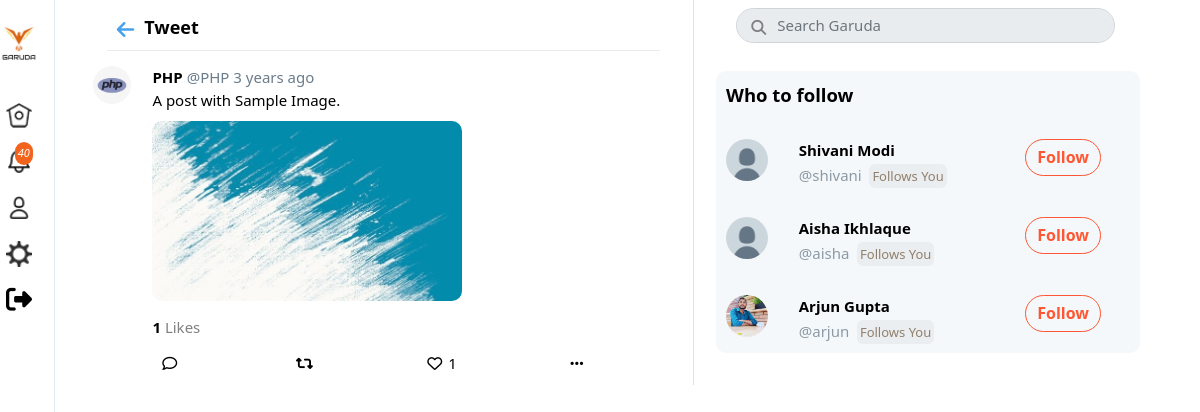
The app's page /status/733 (signed in) with its own data.
### tables this page shows
CREATE TABLE `users` (
  `id` int(11) NOT NULL,
  `username` varchar(40) NOT NULL,
  `email` varchar(255) NOT NULL,
  `password` varchar(32) NOT NULL,
  `name` varchar(40) NOT NULL,
  `img` varchar(255) NOT NULL DEFAULT 'default.jpg',
  `imgCover` varchar(255) NOT NULL DEFAULT 'cover.png',
  `bio` varchar(140) NOT NULL DEFAULT '',
  `location` varchar(255) NOT NULL DEFAULT '',
  `website` varchar(255) NOT NULL DEFAULT ''
);

CREATE TABLE `posts` (
  `id` int(11) NOT NULL,
  `user_id` int(11) NOT NULL,
  `post_on` datetime NOT NULL
);

CREATE TABLE `tweets` (
  `post_id` int(11) NOT NULL,
  `status` varchar(140) DEFAULT NULL,
  `img` text DEFAULT NULL
);

### status.php (the view, shortened to what the rows shown need)
<?php
   include 'core/init.php';
   $user_id = $_SESSION['user_id'];
   $tweet_id =  $_GET['post_id'];
   $tweet = Tweet::getData($tweet_id);
   $who_users = Follow::whoToFollow($user_id);
?>
<!DOCTYPE html>
<html lang="en">
<head>
    <link rel="stylesheet" href="assets/css/bootstrap.min.css">
    <link rel="stylesheet" href="assets/css/all.min.css">
    <link rel="stylesheet" href="assets/css/home_style.css?v=<?php echo time(); ?>">
</head>
<body>
    <div id="mine">
      <div class="grid-posts">
        <div class="border-right">
          <?php
                $retweet_comment =false;
                $qoq = false;
            if (Tweet::isTweet($tweet->id)) {
              $tweet_user = User::getData($tweet->user_id) ;
              $tweet_real = Tweet::getTweet($tweet->id);
              $timeAgo = Tweet::getTimeAgo($tweet->post_on) ;
              $likes_count = Tweet::countLikes($tweet->id) ;
            } else if (Tweet::isRetweet($tweet->id)) {
              $retweet = Tweet::getRetweet($tweet->id);
              if ($retweet->retweet_msg == null) {
                    if ($retweet->retweet_id == null) {
                      $retweeted_tweet = Tweet::getTweet($retweet->tweet_id);
                    $tweet_user = User::getData($retweeted_tweet->user_id) ;
                    $tweet_real = Tweet::getTweet($retweet->tweet_id);
                    $timeAgo = Tweet::getTimeAgo($tweet_real->post_on) ;
                    $likes_count = Tweet::countLikes($retweet->tweet_id) ;
                    $user_like_it = Tweet::userLikeIt($user_id ,$retweet->tweet_id);
                    $retweets_count = Tweet::countRetweets($retweet->tweet_id) ;
                    $user_retweeted_it = Tweet::userRetweeetedIt($user_id ,$retweet->tweet_id);
                    $retweeted_user = User::getData($tweet->user_id);
                    $retweet_sign = true;
                    } else {
                    $retweeted_tweet = Tweet::getRetweet($retweet->retweet_id);
                        if($retweeted_tweet->tweet_id != null) {
                        $tweet_user = User::getData($retweeted_tweet->user_id) ;
                        $timeAgo = Tweet::getTimeAgo($retweeted_tweet->post_on) ;
                        $likes_count = Tweet::countLikes($retweeted_tweet->post_id) ;
                        $user_like_it = Tweet::userLikeIt($user_id ,$retweeted_tweet->post_id);
                        $retweets_count = Tweet::countRetweets($retweeted_tweet->post_id) ;
                        $user_retweeted_it = Tweet::userRetweeetedIt($user_id ,$retweeted_tweet->post_id);
                        $tweet_inner = Tweet::getTweet($retweeted_tweet->tweet_id);
                        $user_inner_tweet = User::getData($tweet_inner->user_id) ;
                        $timeAgo_inner = Tweet::getTimeAgo($tweet_inner->post_on);
                        $retweeted_user = User::getData($tweet->user_id);
                        $retweet_sign = true;
                        $qoute = $retweeted_tweet->retweet_msg;
                        $retweet_comment = true;
                        } else {
                        $retweet_sign = true;
                        $tweet_user = User::getData($retweeted_tweet->user_id) ;
                         $timeAgo = Tweet::getTimeAgo($retweeted_tweet->post_on) ;
                        $likes_count = Tweet::countLikes($retweeted_tweet->post_id) ;
                        $user_like_it = Tweet::userLikeIt($user_id ,$retweeted_tweet->post_id);
                        $retweets_count = Tweet::countRetweets($retweeted_tweet->post_id) ;
                        $user_retweeted_it = Tweet::userRetweeetedIt($user_id ,$retweeted_tweet->post_id);
                        $qoq = true;
                        $qoute = $retweeted_tweet->retweet_msg;
                        $tweet_inner = Tweet::getRetweet($retweeted_tweet->retweet_id);
                        $user_inner_tweet = User::getData($tweet_inner->user_id) ;
                        $timeAgo_inner = Tweet::getTimeAgo($tweet_inner->post_on);
                        $inner_qoute  = $tweet_inner->retweet_msg;
                        $retweeted_user = User::getData($tweet->user_id);
                        }
                    }
            } else {
              if ($retweet->retweet_id == null) {
              $tweet_user = User::getData($tweet->user_id) ;
              $timeAgo = Tweet::getTimeAgo($tweet->post_on) ;
              $likes_count = Tweet::countLikes($tweet->id) ;
              $user_like_it = Tweet::userLikeIt($user_id ,$tweet->id);
              $retweets_count = Tweet::countRetweets($tweet->id) ;
              $user_retweeted_it = Tweet::userRetweeetedIt($user_id ,$tweet->id);
              $qoute = $retweet->retweet_msg;
              $retweet_comment = true;
              $tweet_inner = Tweet::getTweet($retweet->tweet_id);
              $user_inner_tweet = User::getData($tweet_inner->user_id) ;
              $timeAgo_inner = Tweet::getTimeAgo($tweet_inner->post_on);
            } else {
            $tweet_user = User::getData($tweet->user_id) ;
            $timeAgo = Tweet::getTimeAgo($tweet->post_on) ;
            $likes_count = Tweet::countLikes($tweet->id) ;
            $user_like_it = Tweet::userLikeIt($user_id ,$tweet->id);
            $retweets_count = Tweet::countRetweets($tweet->id) ;
            $user_retweeted_it = Tweet::userRetweeetedIt($user_id ,$tweet->id);
            $qoute = $retweet->retweet_msg;
            $qoq = true;
            $tweet_inner = Tweet::getRetweet($retweet->retweet_id);
            $user_inner_tweet = User::getData($tweet_inner->user_id) ;
            $timeAgo_inner = Tweet::getTimeAgo($tweet_inner->post_on);
            $inner_qoute = $tweet_inner->retweet_msg;
            if($inner_qoute == null) {
              $tweet_innerr = Tweet::getRetweet($tweet_inner->retweet_id);
              $inner_qoute = $tweet_innerr->retweet_msg;
            }
            }
            }
            }
            ?>
          <div class="box-tweet feed" style="position: relative;" >
            <div class="grid-tweet">
                <a style="position: relative; z-index:1000" href="<?php echo $tweet_user->username;  ?>">
                <img
                src="assets/images/users/<?php echo $tweet_user->img; ?>"
                alt=""
                class="img-user-tweet"
                />
                </a >
                <div>
                <p>
                <a style="position: relative; z-index:1000; color:black" href="<?php echo $tweet_user->username;  ?>">
                <strong> <?php echo $tweet_user->name ?> </strong>
                </a>
                  <span class="username-twitter">@<?php echo $tweet_user->username ?> </span>
                  <span class="username-twitter"><?php echo $timeAgo ?></span>
                </p>
                <p>
                  <?php
                  if ($retweet_comment || $qoq)
                  echo  Tweet::getTweetLinks($qoute);
                  else echo  Tweet::getTweetLinks($tweet_real->status); ?>
                </p>
                  <?php if ($retweet_comment == false && $qoq == false) { ?>
                <?php if ($tweet_real->img != null) { ?>
                <p class="mt-post-tweet">
                  <img
                    src="assets/images/tweets/<?php echo $tweet_real->img; ?>"
                    alt=""
                    class="img-post-tweet"
                  />
                </p>
               <?php } } ?>
                <div class="row home-follow pt-3">
                        <?php if($likes_count > 0)  { ?>
                        <div class="col-md-2 users-count">
                        </div>
                        <?php } ?>
                  </div>
                <div class="grid-reactions">
                  <div class="grid-box-reaction">
                  </div>
                  <div class="grid-box-reaction">
                  </div>
                  <div  class="grid-box-reaction"  >
                </div>
                  <div class="grid-box-reaction">
                  </div>
                </div>
              </div>
            </div>
          </div>
        </div>
        <div class="wrapper-right">
          <div class="box-share">
            <?php
            foreach($who_users as $user) {
               $user_follow = Follow::isUserFollow($user_id , $user->id) ;
               ?>
          <div class="grid-share">
          <a style="position: relative; z-index:5; color:black" href="<?php echo $user->username;  ?>">
                      <img
                        src="assets/images/users/<?php echo $user->img; ?>"
                        alt=""
                        class="img-share"
                      />
                    </a>
                    <div>
                      <p>
                      <a style="position: relative; z-index:5; color:black" href="<?php echo $user->username;  ?>">
                      <strong><?php echo $user->name; ?></strong>
                      </a>
                    </p>
                      <p class="username">@<?php echo $user->username; ?>
                      <?php if (Follow::FollowsYou($user->id , $user_id)) { ?>
                  <span class="ml-1 follows-you">Follows You</span></p>
                  <?php } ?></p></p>
                    </div>
                    <div>
                      <button class="follow-btn follow-btn-m
                      <?= $user_follow ? 'following' : 'follow' ?>"
                      data-follow="<?php echo $user->id; ?>"
                      data-user="<?php echo $user_id; ?>"
                      data-profile="<?php echo $u_id; ?>"
                      style="font-weight: 700;">
                      <?php if($user_follow) { ?>
                        Following
                      <?php } else {  ?>
                          Follow
                        <?php }  ?>
                      </button>
                    </div>
                  </div>
                  <?php }?>
          </div>
        </div>
      </div>
      </div>
</body>
</html>

### core/classes/Tweet.php (shortened to what the rows shown need)
<?php
class Tweet extends User {
        public static function getTimeAgo($timestamp){
            $time_ago        = strtotime($timestamp);
            $current_time = strtotime(date("Y-m-d H:i:s"));
            $time_difference = $current_time - $time_ago;
            $seconds         = $time_difference;
            $minutes = round($seconds / 60);
            $hours   = round($seconds / 3600);
            $days    = round($seconds / 86400);
            $weeks   = round($seconds / 604800);
            $months  = round($seconds / 2629440);
            $years   = round($seconds / 31553280);
            if ($seconds <= 60){
            return "just now";
            } else if ($minutes <= 60){
            if ($minutes == 1){
                return "one minute ago";
            } else {
                return "$minutes minutes ago";
            }
            } else if ($hours <= 24){
            if ($hours == 1){
                return "an hour ago";
            } else {
                return "$hours hrs ago";
            }
            } else if ($days <= 7){
            if ($days == 1){
                return "yesterday";
            } else {
                return "$days days ago";
            }
            } else if ($weeks <= 4.3){
            if ($weeks == 1){
                return "a week ago";
            } else {
                return "$weeks weeks ago";
            }
            } else if ($months <= 12){
            if ($months == 1){
                return "a month ago";
            } else {
                return "$months months ago";
            }
            } else {
            if ($years == 1){
                return "one year ago";
            } else {
                return "$years years ago";
            }
            }
        }
        public static function getTweetLinks($tweet){
            $tweet = preg_replace("/(https?:\/\/)([\w]+.)([\w\.]+)/", "<a href='$0' target='_blink'>$0</a>", $tweet);
            $tweet = preg_replace("/#([\w]+)/", "<a class='hash-tweet' href='#'>$0</a>", $tweet);
            $tweet = preg_replace("/@([\w]+)/", "<a class='hash-tweet' href=' ".BASE_URL."$1'>$0</a>", $tweet);
            return $tweet;
        }
        public static function countLikes($post_id) {
            $stmt = self::connect()->prepare("SELECT COUNT(post_id) as count FROM `likes`
            WHERE post_id = :post_id");
            $stmt->bindParam(":post_id" , $post_id , PDO::PARAM_STR);
            $stmt->execute();
            $count = $stmt->fetch(PDO::FETCH_OBJ);
            return $count->count;
        }
        public static function getTweet($tweet_id){
            $stmt = self::connect()->prepare("SELECT * FROM `tweets` JOIN `posts`
            on posts.id = tweets.post_id
            WHERE `post_id` = :tweet_id");
            $stmt->bindParam(":tweet_id", $tweet_id, PDO::PARAM_INT);
            $stmt->execute();
            return $stmt->fetch(PDO::FETCH_OBJ);
        }
        public static function getData($id) {
            $stmt = self::connect()->prepare("SELECT * from `posts` WHERE `id` = :id");
            $stmt->bindParam(":id" , $id , PDO::PARAM_STR);
            $stmt->execute();
        return $stmt->fetch(PDO::FETCH_OBJ);
     }
}

### records on screen
users: img (picture), name "PHP", username "PHP"
posts: post_on "3 years ago"
tweets: status "A post with Sample Image.", img (picture)
users: img (placeholder picture), name "Shivani Modi", username "shivani"
users: img (placeholder picture), name "Aisha Ikhlaque", username "aisha"
users: img (picture), name "Arjun Gupta", username "arjun"

### other values on screen
$notify_count "40"
$likes_count "1"
